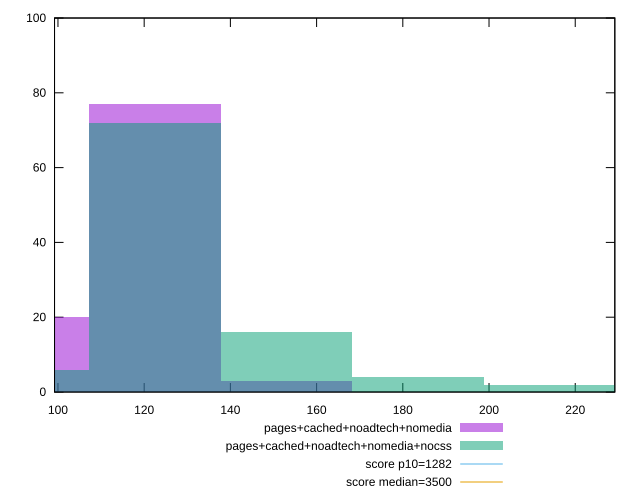

The gnuplot source for this figure:
reset

$pagesCachedNoadtechNomedia <<EOF
122.41762597554298 77
91.81321948165723 20
153.02203246942872 3
EOF

$pagesCachedNoadtechNomediaNocss <<EOF
122.41762597554298 72
91.81321948165723 6
153.02203246942872 16
183.62643896331446 4
214.23084545720022 2
EOF

set key outside below
set boxwidth 30.604406493885744
set xrange [99.20399999999998:229.18399999999997]
set yrange [0:100]
set trange [0:100]
set style fill transparent solid 0.5 noborder

set parametric
set terminal svg size 640, 500 enhanced background rgb 'white'
set output "report_00011_2021-02-09T10:53:21.242Z/bootup-time/comparison/histogram/3_vs_4.svg"

plot $pagesCachedNoadtechNomedia title "pages+cached+noadtech+nomedia" with boxes, \
     $pagesCachedNoadtechNomediaNocss title "pages+cached+noadtech+nomedia+nocss" with boxes, \
     1282,t title "score p10=1282", \
     3500,t title "score median=3500"

reset
